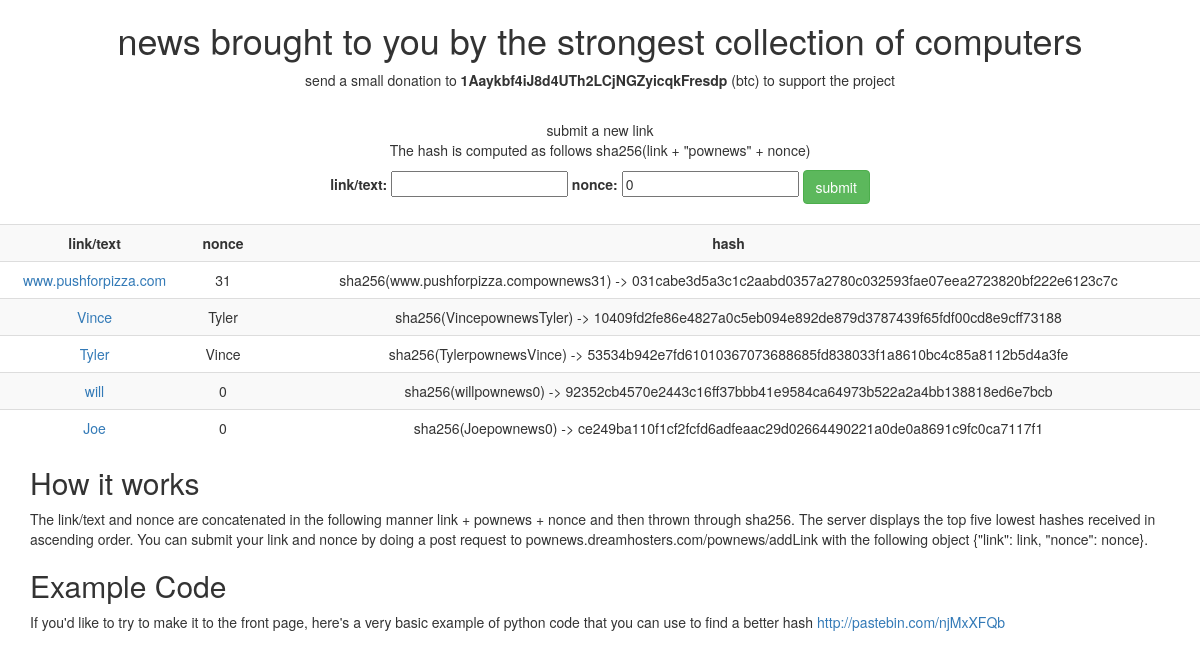
The app's page /, older data.
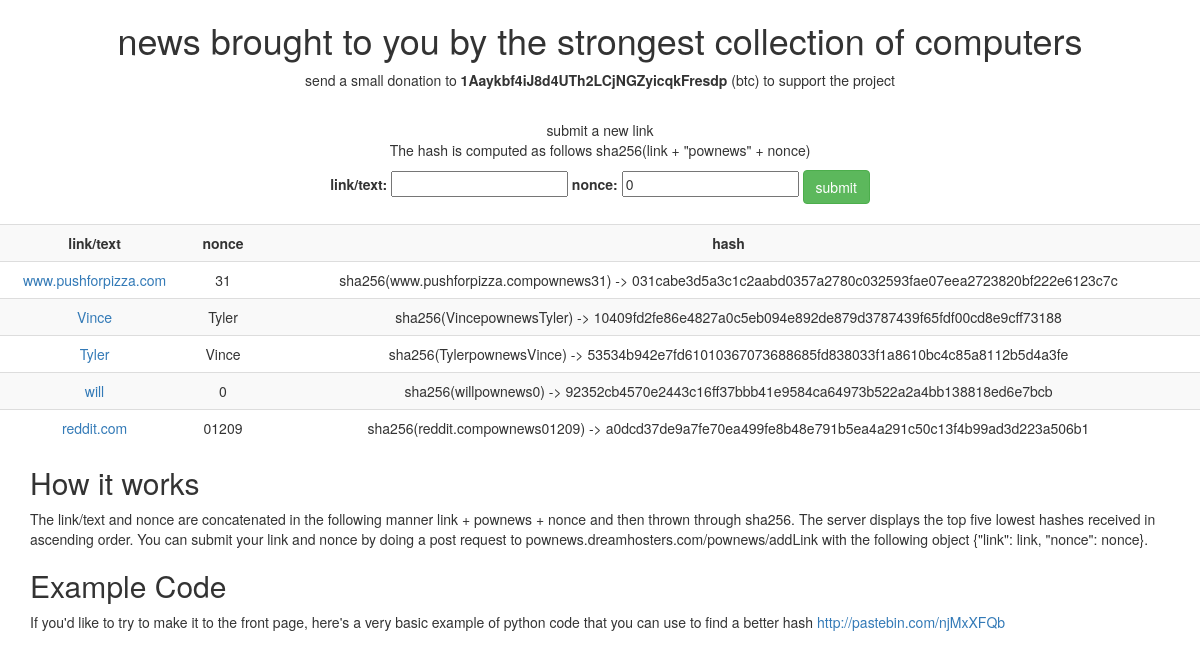
The same page, newer data.
### pownews/models.py (models this page shows, shortened)
class LinkEntry(models.Model):
  link = models.CharField(max_length=200)
  nonce = models.CharField(max_length=200)
  hashed = models.CharField(max_length=200)

### pownews/views.py (the view)
# urls.py: url(r'^$', 'pownews.views.index'),
def index(request):
    links = LinkEntry.objects.order_by('hashed')[0:5]
    formattedLinks = formatLinks(links)
    return render_to_response("index.html", {'links': formattedLinks},
      context_instance=RequestContext(request))

### pownews/views.py (called while the page is built)
def formatLinks(queryLinks):
    formattedLinks = []
    for link in queryLinks:
      formattedLink = {}
      formattedLink['link'] = link.link
      formattedLink['nonce'] = link.nonce
      formattedLink['hash'] = link.hashed
      formattedLinks.append(formattedLink)
    return formattedLinks

### pownews/templates/index.html (shortened to what this page needs)
{% extends "header.html" %}
{% load staticfiles %}
{% block content %}
<div class="center">
<h1> news brought to you by the strongest collection of computers </h1>
<p> send a small donation to <b>1Aaykbf4iJ8d4UTh2LCjNGZyicqkFresdp</b> (btc) to support the project </p>
<br>
<p> submit a new link<br>
The hash is computed as follows sha256(link + "pownews" + nonce)
</p>
<form method="post" action="/pownews/addLink">
  <label for="link">link/text:</label>
  <input id="link" name="link" type="text" placHolder="type a link"></input>
  <label for="nonce">nonce:</label>
  <input id="nonce" name="nonce" type="text" value="0"></input>
  <button type="submit" class="btn btn-success">submit</button>
</form>
<br>
<table class="table table-striped">
  <tr>
    <td>
      <b>link/text</b>
    </td>
    <td>
      <b>nonce</b>
    </td>
    <td>
      <b>hash</b>
    </td>
  </tr>
  {% for link in links %}
  <tr>
      <td><a href="{{link.link}}">{{link.link}}</td>
      <td>{{link.nonce}}</td>
      <td>sha256({{link.link}}pownews{{link.nonce}}) -> {{link.hash}}</td>
  </tr>
  {% endfor %}
</table>
</div>
<div style="padding-left: 30px;">
<h2>How it works</h2>
<p>
The link/text and nonce are concatenated in the following manner link + pownews + nonce and then thrown through sha256. The server displays the top five lowest hashes received in ascending order. You can submit your link and nonce by doing a post request to pownews.dreamhosters.com/pownews/addLink with the following object {"link": link, "nonce": nonce}.
</p>
<h2>Example Code</h2>
<p>
If you'd like to try to make it to the front page, here's a very basic example of python code that you can use to find a better hash <a href="http://pastebin.com/njMxXFQb">http://pastebin.com/njMxXFQb</a>
</p>
</div>
{% endblock %}

### pownews/templates/header.html (shortened to what this page needs)
{% load staticfiles %}
<!DOCTYPE html>
<html>
  <head>
    <link rel="stylesheet" type="text/css" href='{% static "css/main.css" %}'>
    <link rel="stylesheet" type="text/css" href="//netdna.bootstrapcdn.com/bootstrap/3.1.1/css/bootstrap.min.css">
  </head>
  <body>
{% block content %}
{% endblock %}
  </body>
</html>

### pownews/static/css/main.css (style rules this page uses)
.center { text-align: center; }

Row changes from the older to the newer data that the page shows:
no longer on this page (row unchanged): LinkEntry: link "Joe", link "Joe", hash "ce249ba110f1cf2fcfd6adfeaac29d02664490221a0de0a8691c9fc0ca7117f1"
added LinkEntry: link "reddit.com", nonce "01209", link "reddit.com", nonce "01209", hash "a0dcd37de9a7fe70ea499fe8b48e791b5ea4a291c50c13f4b99ad3d223a506b1"
Text that changed along with them:
new list line: "sha256( pownews ) ->"
list line gone: "0 sha256( pownews 0 ) ->"
